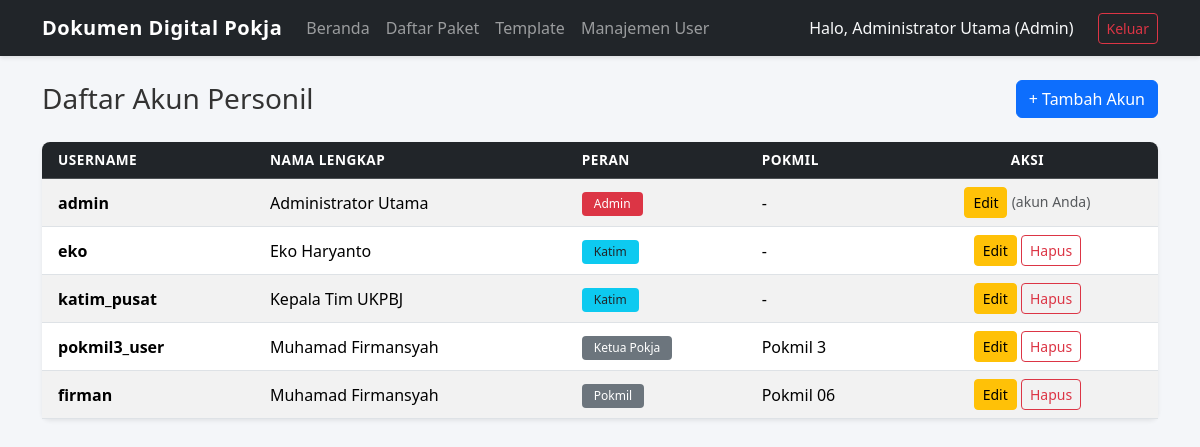
Page /admin/users (signed in) on the committed database.
### core/models.py (models this page shows)
class User(db.Model, UserMixin):
    __tablename__ = 'users'
    id = db.Column(db.Integer, primary_key=True)
    username = db.Column(db.String(50), unique=True, nullable=False)
    password_hash = db.Column(db.String(255), nullable=False)
    nama_lengkap = db.Column(db.String(100), nullable=False)
    peran = db.Column(db.String(255), default='Anggota Pokmil') # Bisa menyimpan "Admin, Pokmil"
    nama_pokmil = db.Column(db.String(50), nullable=True)
    is_ketua_pokmil = db.Column(db.Boolean, default=False)
    last_login = db.Column(db.DateTime, nullable=True)

### modules/admin/routes.py (the view)
@admin_bp.route('/users')
@login_required
def manajemen_user():
    if 'Admin' not in current_user.peran and 'Katim' not in current_user.peran:
        flash('Akses ditolak!', 'danger')
        return redirect(url_for('beranda'))
    users = User.query.order_by(User.peran, User.nama_lengkap).all()
    return render_template('admin/manajemen_user.html', users=users)

### app.py (called while the page is built)
@login_manager.user_loader
def load_user(user_id):
    return db.session.get(User, int(user_id))

### templates/admin/manajemen_user.html
{% extends "base.html" %}
{% block content %}
<div class="d-flex justify-content-between align-items-center mb-4">
    <h3 class="mb-0">Daftar Akun Personil</h3>
    {% if current_user.peran == 'Admin' %}
    <a href="{{ url_for('admin.tambah_akun') }}" class="btn btn-primary">+ Tambah Akun</a>
    {% endif %}
</div>
<div class="card shadow-sm">
    <div class="card-body p-0">
        <table class="table table-hover table-striped mb-0 align-middle">
            <thead class="table-dark">
                <tr>
                    <th class="ps-3">Username</th>
                    <th>Nama Lengkap</th>
                    <th>Peran</th>
                    <th>Pokmil</th>
                    {% if current_user.peran == 'Admin' %}<th class="text-center pe-3">Aksi</th>{% endif %}
                </tr>
            </thead>
            <tbody>
                {% for u in users %}
                <tr>
                    <td class="ps-3 fw-semibold">{{ u.username }}</td>
                    <td>{{ u.nama_lengkap }}</td>
                    <td>
                        {% if u.peran == 'Admin' %}<span class="badge bg-danger">Admin</span>
                        {% elif u.peran == 'Katim' %}<span class="badge bg-info text-dark">Katim</span>
                        {% else %}<span class="badge bg-secondary">{{ u.peran }}</span>{% endif %}
                    </td>
                    <td>{{ u.nama_pokmil or '-' }}</td>
                    {% if current_user.peran == 'Admin' %}
                    <td class="text-center pe-3">
                        <a href="{{ url_for('admin.edit_user', user_id=u.id) }}" class="btn btn-sm btn-warning">Edit</a>
                        {% if u.id != current_user.id %}
                        <form method="POST" action="{{ url_for('admin.hapus_user', user_id=u.id) }}" class="d-inline"
                              onsubmit="return confirm('Hapus akun {{ u.username }}?');">
                            <button type="submit" class="btn btn-sm btn-outline-danger">Hapus</button>
                        </form>
                        {% else %}
                        <span class="text-muted small">(akun Anda)</span>
                        {% endif %}
                    </td>
                    {% endif %}
                </tr>
                {% else %}
                <tr><td colspan="5" class="text-center text-muted py-4">Belum ada akun.</td></tr>
                {% endfor %}
            </tbody>
        </table>
    </div>
</div>
{% endblock %}

### templates/base.html (shortened to what this page needs)
<!DOCTYPE html>
<html lang="id">
<head>
    <link href="https://cdn.jsdelivr.net/npm/bootstrap@5.3.2/dist/css/bootstrap.min.css" rel="stylesheet">
    <link rel="stylesheet" href="{{ url_for('static', filename='css/gaya.css') }}">
</head>
<body>
    <nav class="navbar navbar-expand-lg navbar-dark bg-dark mb-4">
        <div class="container">
            <a class="navbar-brand" href="{{ url_for('beranda') }}">Dokumen Digital Pokja</a>
            <div class="collapse navbar-collapse" id="navbarNav">
                {% if current_user.is_authenticated %}
                <ul class="navbar-nav me-auto">
                    <li class="nav-item">
                        <a class="nav-link" href="{{ url_for('beranda') }}">Beranda</a>
                    </li>
                    <li class="nav-item">
                        <a class="nav-link" href="{{ url_for('paket.daftar_paket') }}">Daftar Paket</a>
                    </li>
                    {% if current_user.peran in ['Admin', 'Katim'] %}
                    <li class="nav-item">
                        <a class="nav-link" href="{{ url_for('template_dokpil.daftar') }}">Template</a>
                    </li>
                    {% endif %}
                    {% if current_user.peran == 'Admin' %}
                    <li class="nav-item">
                        <a class="nav-link" href="{{ url_for('auth.tambah_user') }}">Manajemen User</a>
                    </li>
                    {% endif %}
                </ul>
                <div class="navbar-nav">
                    <span class="nav-item nav-link text-light me-3">
                        Halo, {{ current_user.nama_lengkap }} ({{ current_user.peran }})
                    </span>
                    <a class="btn btn-outline-danger btn-sm my-auto" href="{{ url_for('auth.logout') }}">Keluar</a>
                </div>
                {% endif %}
            </div>
        </div>
    </nav>
    <div class="container">
        {% block content %}{% endblock %}
    </div>
</body>
</html>

### static/css/gaya.css (style rules this page uses)
body { background-color: #f4f6f9; font-family: 'Segoe UI', Tahoma, Geneva, Verdana, sans-serif; color: #333; }
.navbar { box-shadow: 0 2px 4px rgba(0,0,0,0.1); }
.navbar-brand { font-weight: 700; letter-spacing: 0.5px; }
.card { border: none; border-radius: 8px; }
.card-body.p-0 > .table thead th:first-child { border-top-left-radius: 8px; }
.card-body.p-0 > .table thead th:last-child { border-top-right-radius: 8px; }
.table th { font-weight: 600; text-transform: uppercase; font-size: 0.85rem; letter-spacing: 0.5px; }
.badge { padding: 6px 12px; font-weight: 500; border-radius: 4px; }

### rows in the picture
User: nama_lengkap "Administrator Utama", peran "Admin", username "admin", nama_pokmil "-", shows "(akun Anda)"
User: username "eko", nama_lengkap "Eko Haryanto", peran "Katim", nama_pokmil "-"
User: username "katim_pusat", nama_lengkap "Kepala Tim UKPBJ", peran "Katim", nama_pokmil "-"
User: username "pokmil3_user", nama_lengkap "Muhamad Firmansyah", peran "Ketua Pokja", nama_pokmil "Pokmil 3"
User: username "firman", nama_lengkap "Muhamad Firmansyah", peran "Pokmil", nama_pokmil "Pokmil 06"
